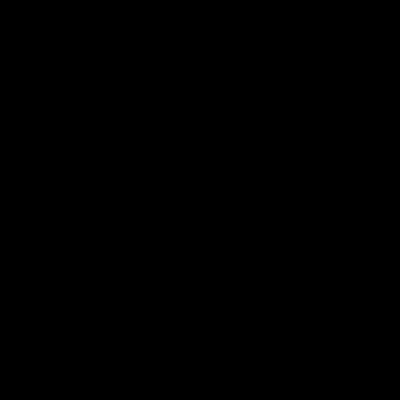
Frame 1 (no input)
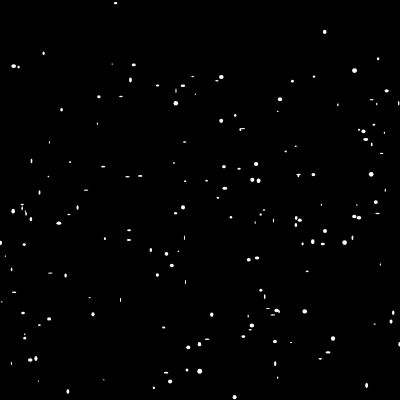
Frame 60 (no input)
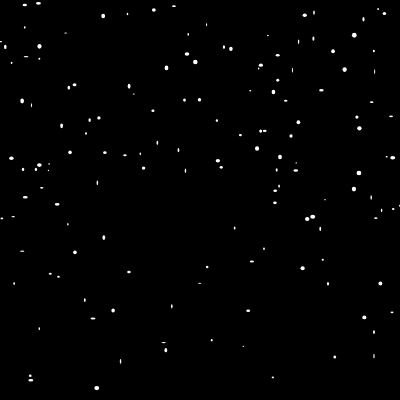
Frame 120 (the mouse pressed at the canvas centre since frame 60)

The p5.js sketch that drew these frames (run headless with seeded random() and noise() and a simulated clock; from frame 60 on, the mouse is pressed at the canvas centre):

// p5.js sketch
// ── sketch.js
var drop = []

function setup() {
  createCanvas(400, 400);
  for(var i = 0; i < 200; i++) {
    drop[i] = new Drop();
}
}

function draw() {
  background(0);
  for(var i = 0; i < 200; i++) {
  drop[i].show();
  drop[i].update();
}
}

function Drop() {
  this.x = random(0, width);
  this.y = random(0, -height);
  
  this.show = function() {
    noStroke();
    fill(255);
    ellipse(this.x, this.y, random(1, 5), random(1, 5));   
  }
  this.update = function() {
    this.speed = random(5, 10);
    this.gravity = 1.05;
    this.y = this.y + this.speed*this.gravity;  
    
    if (this.y > height) {
      this.y = random(0, -height);
      this.gravity = 0;
}
}
}
